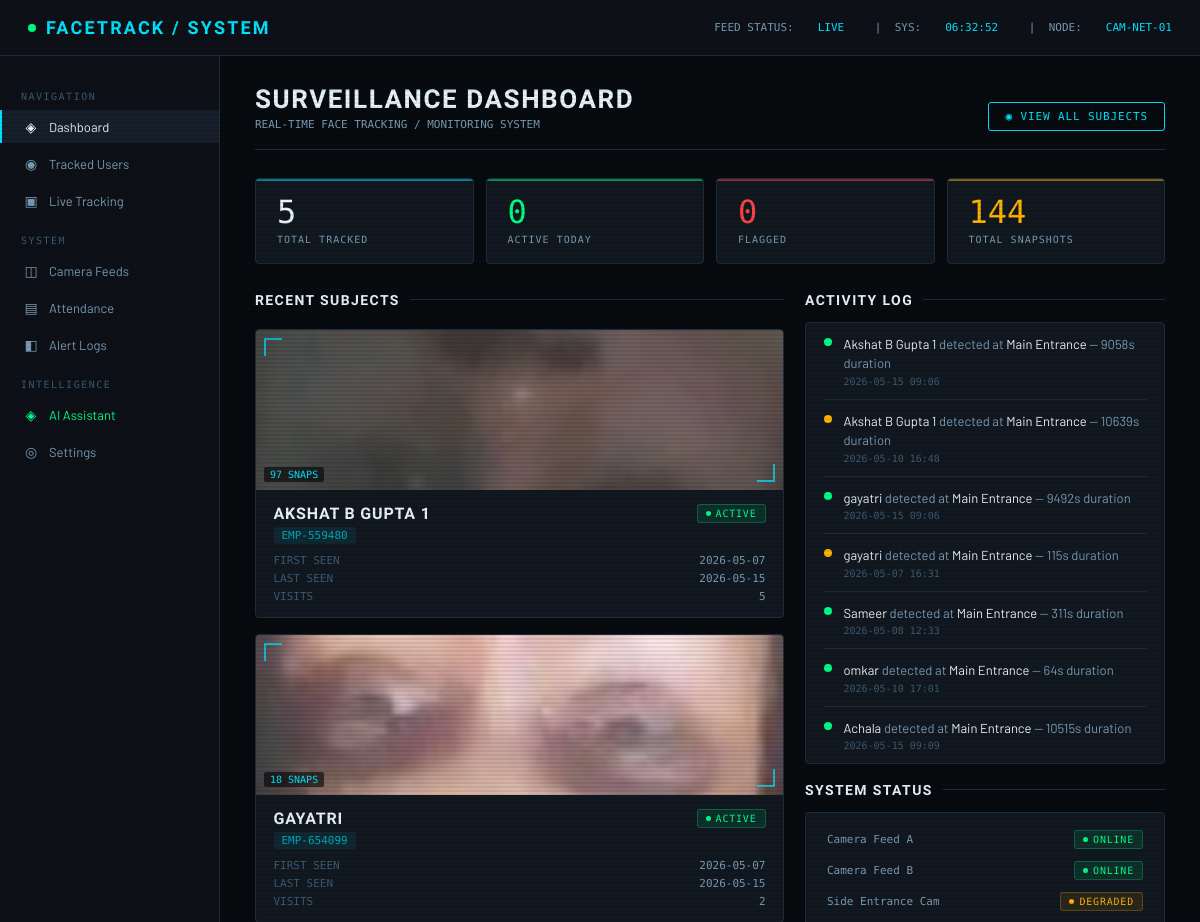
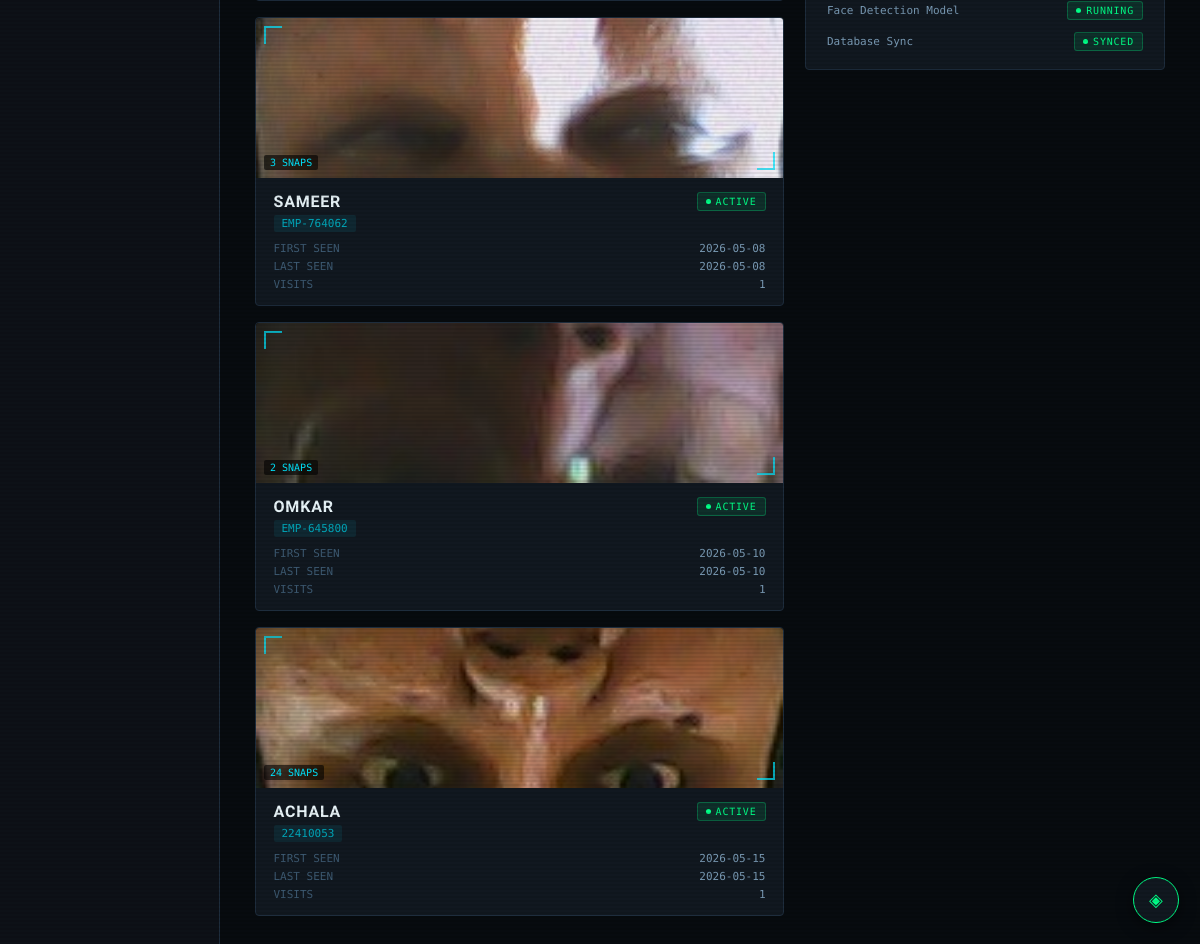
The page / on the database its author committed (2 pictures, top to bottom).
### database.py (models this page shows, shortened)
class Person(Base):
    __tablename__ = "persons"
    id          = Column(Integer, primary_key=True, autoincrement=True)
    name        = Column(String(100), nullable=False)
    employee_id = Column(String(50), unique=True, nullable=False)
    role        = Column(String(100), default="Employee")
    department  = Column(String(100), default="General")
    photo_path  = Column(String(255), nullable=True)      # saved face snapshot
    created_at  = Column(DateTime, default=datetime.utcnow)
    is_active   = Column(Boolean, default=True)
    embeddings  = relationship("FaceEmbedding", back_populates="person", cascade="all, delete-orphan")
    logs        = relationship("AttendanceLog",  back_populates="person", cascade="all, delete-orphan")

### app.py (the view)
@app.route("/")
def index(): return render_template("index.html",users=_get_all_users(),stats=_stats())

### app.py (called while the page is built)
def _get_all_users():
    session = get_session()
    try: return [_person_to_user(p) for p in session.query(Person).all()]
    finally: session.close()

def _stats():
    session = get_session()
    try:
        return {"total_tracked": session.query(Person).count(),
                "active_today":  session.query(AttendanceLog).filter_by(date=date.today()).count(),
                "flagged":       session.query(Person).filter_by(is_active=False).count(),
                "total_snapshots": len(os.listdir(SNAPSHOTS_DIR))}
    finally: session.close()

### database.py (called while the page is built)
def get_session():
    return SessionLocal()

### templates/index.html (shortened to what this page needs)
{% extends "base.html" %}
{% block content %}
<div class="page-header">
  <div>
    <h1>Surveillance Dashboard</h1>
    <div class="sub">REAL-TIME FACE TRACKING / MONITORING SYSTEM</div>
  </div>
  <a href="/users" class="btn btn-accent">◉ View All Subjects</a>
</div>
<div class="stat-grid">
  <div class="stat-card">
    <div class="val">{{ stats.total_tracked }}</div>
    <div class="lbl">Total Tracked</div>
  </div>
  <div class="stat-card green">
    <div class="val">{{ stats.active_today }}</div>
    <div class="lbl">Active Today</div>
  </div>
  <div class="stat-card red">
    <div class="val">{{ stats.flagged }}</div>
    <div class="lbl">Flagged</div>
  </div>
  <div class="stat-card amber">
    <div class="val">{{ stats.total_snapshots }}</div>
    <div class="lbl">Total Snapshots</div>
  </div>
</div>
<div class="two-col">
  <div>
    <div class="section-title">Recent Subjects</div>
    <div class="users-grid">
      {% for user in users %}
      <a class="user-card" href="/user/{{ user.id }}">
        <div class="user-card-img">
          {% if user.snapshots %}
            <img
              src="{{ url_for('static', filename='snapshots/' + user.snapshots[0].filename) }}"
              alt="snapshot"
              style="width:100%;height:100%;object-fit:cover;"
              onerror="this.style.display='none'; this.parentElement.querySelector('.face-placeholder').style.display='flex';"
            />
          {% endif %}
          <div class="snap-count">{{ user.snapshots|length }} SNAPS</div>
        </div>
        <div class="user-card-body">
          <div class="user-card-header">
            <div>
              <div class="user-card-name">{{ user.name }}</div>
              <div class="id-chip" style="margin-top:4px; display:inline-block;">{{ user.id }}</div>
            </div>
            {% if user.status == 'active' %}
              <span class="badge badge-green"><span class="badge-dot"></span>Active</span>
            {% elif user.status == 'flagged' %}
              <span class="badge badge-red"><span class="badge-dot"></span>Flagged</span>
            {% else %}
              <span class="badge badge-amber"><span class="badge-dot"></span>{{ user.status }}</span>
            {% endif %}
          </div>
          <div class="user-card-meta">
            <div class="row">
              <span class="key">FIRST SEEN</span>
              <span class="val">{{ user.first_seen[:10] }}</span>
            </div>
            <div class="row">
              <span class="key">LAST SEEN</span>
              <span class="val">{{ user.last_seen[:10] }}</span>
            </div>
            <div class="row">
              <span class="key">VISITS</span>
              <span class="val">{{ user.visit_count }}</span>
            </div>
          </div>
        </div>
      </a>
      {% endfor %}
    </div>
  </div>
  <div>
    <div class="section-title">Activity Log</div>
    <div class="card" style="padding: 0 1.25rem;">
      <div class="activity-feed">
        {% for user in users %}
          {% for log in user.visit_log[:2] %}
          <div class="activity-item">
            <div class="activity-dot {% if user.status == 'flagged' %}red{% elif loop.first and loop.index0 == 0 %}green{% else %}amber{% endif %}"></div>
            <div>
              <div class="activity-text">
                <span class="hi">{{ user.name }}</span>
                detected at <span class="hi">{{ log.location }}</span>
                — {{ log.duration_sec }}s duration
              </div>
              <div class="activity-time">{{ log.timestamp[:16].replace('T', ' ') }}</div>
            </div>
          </div>
          {% endfor %}
        {% endfor %}
      </div>
    </div>
    <div style="margin-top: 1.25rem;">
      <div class="section-title">System Status</div>
      <div class="card">
        <div style="display: flex; flex-direction: column; gap: 12px;">
          {% set statuses = [
            ('Camera Feed A', 'green', 'ONLINE'),
            ('Camera Feed B', 'green', 'ONLINE'),
            ('Side Entrance Cam', 'amber', 'DEGRADED'),
            ('Face Detection Model', 'green', 'RUNNING'),
            ('Database Sync', 'green', 'SYNCED'),
          ] %}
          {% for name, color, label in statuses %}
          <div style="display: flex; justify-content: space-between; align-items: center;">
            <span style="font-family: var(--font-mono); font-size: 11px; color: var(--text-mid);">{{ name }}</span>
            <span class="badge badge-{{ color }}"><span class="badge-dot"></span>{{ label }}</span>
          </div>
          {% endfor %}
        </div>
      </div>
    </div>
  </div>
</div>
{% endblock %}

### templates/base.html (shortened to what this page needs)
<!DOCTYPE html>
<html lang="en">
<head>
</head>
<body>
<header class="topbar">
  <a class="topbar-brand" href="/">
    <div class="dot"></div>
    FaceTrack / System
  </a>
  <div class="topbar-meta">
    FEED STATUS: <span>LIVE</span>
    &nbsp;|&nbsp;
    SYS: <span id="clock">--:--:--</span>
    &nbsp;|&nbsp;
    NODE: <span>CAM-NET-01</span>
  </div>
</header>
<div class="layout">
  <nav class="sidebar">
    <span class="sidebar-label">Navigation</span>
    <a href="/" class="{% if request.path == '/' %}active{% endif %}">
      <span class="ico">◈</span> Dashboard
    </a>
    <a href="/users" class="{% if '/users' in request.path %}active{% endif %}">
      <span class="ico">◉</span> Tracked Users
    </a>
    <a href="/live" class="{% if request.path == '/live' %}active{% endif %}">
      <span class="ico">▣</span> Live Tracking
    </a>
    <span class="sidebar-label">System</span>
    <a href="/camera" class="{% if '/camera' in request.path %}active{% endif %}">
      <span class="ico">◫</span> Camera Feeds
    </a>
    <a href="/attendance" class="{% if '/attendance' in request.path %}active{% endif %}">
      <span class="ico">▤</span> Attendance
    </a>
    <a href="/alerts" class="{% if '/alerts' in request.path %}active{% endif %}">
      <span class="ico">◧</span> Alert Logs
    </a>
    <span class="sidebar-label">Intelligence</span>
    <a href="#" onclick="toggleAI(); return false;"
       id="ai-sidebar-btn"
       style="color:var(--green);border-left-color:transparent;">
      <span class="ico">◈</span> AI Assistant
    </a>
    <a href="#">
      <span class="ico">◎</span> Settings
    </a>
  </nav>
  <main class="main">
    {% block content %}{% endblock %}
  </main>
</div>
<button id="ai-fab" onclick="toggleAI()" title="AI Assistant">◈</button>
</body>
</html>

### templates/index.html (style rules this page uses)
.users-grid { display: grid; grid-template-columns: repeat(auto-fill, minmax(280px, 1fr)); gap: 16px; margin-top: 1.5rem; }
.user-card { background: var(--bg-card); border: 1px solid var(--border); border-radius: 4px; overflow: hidden; text-decoration: none; display: block; transition: border-color 0.15s, background 0.15s; }
.user-card-img { width: 100%; height: 160px; object-fit: cover; background: var(--bg-deep); display: flex; align-items: center; justify-content: center; position: relative; overflow: hidden; }
.user-card-img::before, .user-card-img::after { content: ''; position: absolute; width: 18px; height: 18px; z-index: 2; }
.user-card-img::before { top: 8px; left: 8px; border-top: 2px solid var(--accent); border-left: 2px solid var(--accent); opacity: 0.7; }
.user-card-img::after { bottom: 8px; right: 8px; border-bottom: 2px solid var(--accent); border-right: 2px solid var(--accent); opacity: 0.7; }
.user-card-img .snap-count { position: absolute; bottom: 8px; left: 8px; font-family: var(--font-mono); font-size: 10px; color: var(--accent); background: rgba(0,0,0,0.6); padding: 2px 6px; border-radius: 2px; }
.user-card-body { padding: 1rem 1.25rem; }
.user-card-header { display: flex; align-items: flex-start; justify-content: space-between; margin-bottom: 10px; }
.user-card-name { font-family: var(--font-cond); font-size: 16px; font-weight: 600; letter-spacing: 0.05em; color: var(--text-hi); text-transform: uppercase; }
.user-card-meta { display: flex; flex-direction: column; gap: 5px; font-family: var(--font-mono); font-size: 11px; color: var(--text-mid); }
.user-card-meta .row { display: flex; justify-content: space-between; gap: 12px; }
.user-card-meta .key { color: var(--text-lo); }
.user-card-meta .val { color: var(--text-mid); }
.activity-feed { display: flex; flex-direction: column; gap: 0; }
.activity-item { display: flex; align-items: flex-start; gap: 12px; padding: 12px 0; border-bottom: 1px solid var(--border); }
.activity-item:last-child { border-bottom: none; }
.activity-dot { width: 8px; height: 8px; border-radius: 50%; margin-top: 3px; flex-shrink: 0; }
.activity-dot.green { background: var(--green); }
.activity-dot.amber { background: var(--amber); }
.activity-text { flex: 1; font-size: 13px; color: var(--text-mid); line-height: 1.5; }
.activity-text .hi { color: var(--text-hi); }
.activity-time { font-family: var(--font-mono); font-size: 10px; color: var(--text-lo); white-space: nowrap; margin-top: 2px; }
.section-title { font-family: var(--font-cond); font-size: 14px; font-weight: 600; letter-spacing: 0.1em; text-transform: uppercase; color: var(--text-hi); margin-bottom: 1rem; display: flex; align-items: center; gap: 10px; }
.section-title::after { content: ''; flex: 1; height: 1px; background: var(--border); }
.two-col { display: grid; grid-template-columns: 1fr 360px; gap: 1.5rem; margin-top: 2rem; }

### rows shown on the page
Person: shows a picture, snapshots|length "97", name "AKSHAT B GUPTA 1", id "EMP-559480", created_at "2026-05-07", last_seen "2026-05-15", visit_count "5", name "Akshat B Gupta 1" "Akshat B Gupta 1", location "Main Entrance" "Main Entrance", duration_sec "9058" "10639", timestamp "2026-05-15 09:06" "2026-05-10 16:48"
Person: shows a picture, snapshots|length "18", name "GAYATRI", id "EMP-654099", created_at "2026-05-07", last_seen "2026-05-15", visit_count "2", name "gayatri" "gayatri", location "Main Entrance" "Main Entrance", duration_sec "9492" "115", timestamp "2026-05-15 09:06" "2026-05-07 16:31"
Person: shows a picture, snapshots|length "3", name "SAMEER", id "EMP-764062", created_at "2026-05-08", visit_count "1", name "Sameer", location "Main Entrance", duration_sec "311", timestamp "2026-05-08 12:33"
Person: shows a picture, snapshots|length "2", name "OMKAR", id "EMP-645800", created_at "2026-05-10", visit_count "1", name "omkar", location "Main Entrance", duration_sec "64", timestamp "2026-05-10 17:01"
Person: shows a picture, snapshots|length "24", name "ACHALA", id "22410053", created_at "2026-05-15", visit_count "1", name "Achala", location "Main Entrance", duration_sec "10515", timestamp "2026-05-15 09:09"

### other values the page prints
{{ stats.total_tracked }} "5"
{{ stats.active_today }} "0"
{{ stats.flagged }} "0"
{{ stats.total_snapshots }} "144"
{{ name }} "Camera Feed A" "Camera Feed B" "Side Entrance Cam" "Face Detection Model" "Database Sync"
{{ label }} "ONLINE" "ONLINE" "DEGRADED" "RUNNING" "SYNCED"
